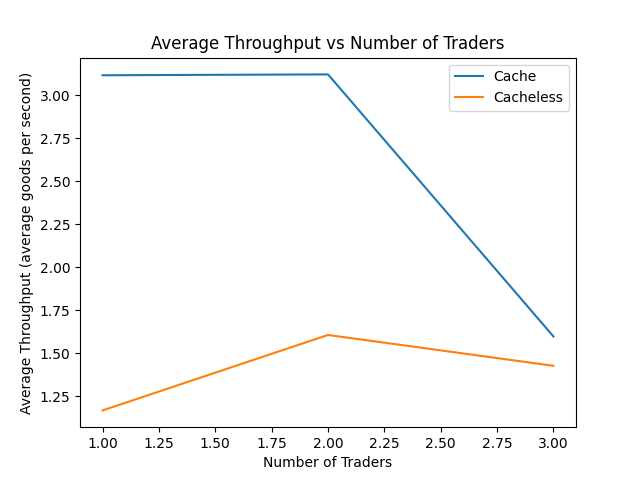

Generate this figure with Python:
from datetime import datetime
import matplotlib.pyplot as plt

cache_average = []
cacheless_average = []
traders = [1, 2, 3]

def calculate_average(filename, c):
    with open(c + '/traders/' + filename, 'r') as f:
        data = f.readlines()
    
    start = datetime.strptime(data[0].split()[1], "%H:%M:%S.%f")
    end = datetime.strptime(data[-1].split()[1], "%H:%M:%S.%f")
    duration = end - start
    return (len(data) * 5 )/ duration.total_seconds()
    
filenames = ['1trader.txt', '2traders.txt', '3traders.txt']
for filename in filenames:
    cache_average.append(calculate_average(filename, 'cache'))
    cacheless_average.append(calculate_average(filename, 'cacheless'))

print(cache_average)
print(cacheless_average)

plt.plot(traders, cache_average, label='Cache')
plt.plot(traders, cacheless_average, label='Cacheless')
plt.ylabel('Average Throughput (average goods per second)')
plt.xlabel('Number of Traders')
plt.title('Average Throughput vs Number of Traders')
plt.legend(loc = 'upper right')
plt.savefig('exp1_traders_plot.png')

# print("Average response time: ", sum(res)/len(res))
# print("Max response time: ", max(res))
# print("Min response time: ", min(res))